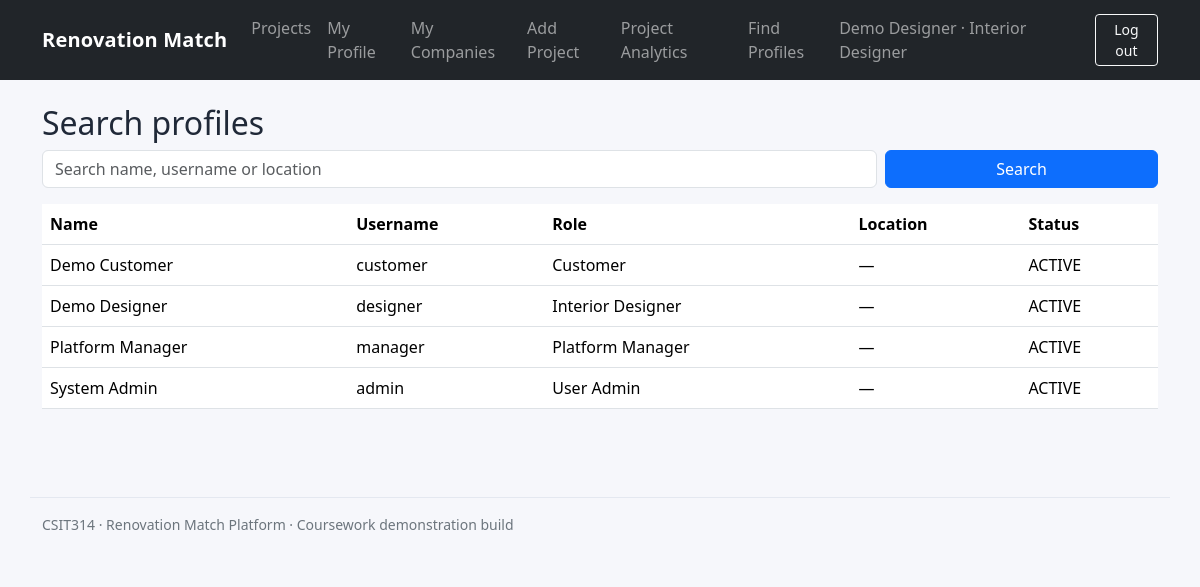
Page /profiles (signed in) on the committed database.
### tables this page shows
CREATE TABLE users (
                id INTEGER PRIMARY KEY AUTOINCREMENT,
                username TEXT NOT NULL UNIQUE,
                email TEXT NOT NULL UNIQUE,
                password_hash TEXT NOT NULL,
                role TEXT NOT NULL CHECK(role IN
                    ('USER_ADMIN','INTERIOR_DESIGNER','CUSTOMER','PLATFORM_MANAGER')),
                full_name TEXT NOT NULL,
                status TEXT NOT NULL DEFAULT 'ACTIVE'
                    CHECK(status IN ('ACTIVE','SUSPENDED')),
                created_at TEXT NOT NULL
            );

CREATE TABLE profiles (
                user_id INTEGER PRIMARY KEY REFERENCES users(id) ON DELETE CASCADE,
                phone TEXT DEFAULT '',
                location TEXT DEFAULT '',
                bio TEXT DEFAULT '',
                updated_at TEXT NOT NULL
            );

### backend/app/boundary/search_user_profile_boundary.py (the view)
@bp.get("/profiles")
@roles_required("USER_ADMIN", "PLATFORM_MANAGER", "INTERIOR_DESIGNER")
def profiles_search():
    return SearchUserProfileBoundary().submit_search(request.args.get("q", "").strip())

### backend/app/boundary/search_user_profile_boundary.py (called while the page is built)
    def submit_search(self, keyword: str):
        success, result = self.controller.search_user_profiles(keyword)
        if success:
            return self.show_results(result, keyword)
        return self.show_error(result, keyword)

    def show_results(self, rows, keyword: str):
        return render_template("profiles.html", rows=rows, q=keyword)

### backend/app/controller/search_user_profile_controller.py (called while the page is built)
    def search_user_profiles(self, keyword: str):
        try:
            return True, UserProfile.search_user_profiles(keyword)
        except Exception as e:
            return False, str(e)

### backend/app/entity/user_account.py (called while the page is built)
    @staticmethod
    def view_user_account(user_id: int):
        return db.one("SELECT * FROM users WHERE id=?", (user_id,))

### backend/app/entity/user_profile.py (called while the page is built)
    @staticmethod
    def search_user_profiles(keyword: str):
        like = f"%{keyword}%"
        return db.all("""SELECT u.id,u.username,u.full_name,u.role,u.status,p.location
                         FROM users u JOIN profiles p ON p.user_id=u.id
                         WHERE u.username LIKE ? OR u.full_name LIKE ? OR p.location LIKE ?
                         ORDER BY u.full_name""", (like, like, like))

### backend/app/services/auth.py (called while the page is built)
def load_current_user() -> None:
    uid = session.get("user_id")
    g.current_user = UserAccount.view_user_account(uid) if uid else None
    if g.current_user and g.current_user["status"] != "ACTIVE":
        session.clear()
        g.current_user = None

def current_user() -> dict | None:
    return g.get("current_user")

def roles_required(*roles: str):
    def decorator(fn: Callable):
        @wraps(fn)
        def wrapper(*args, **kwargs):
            user = current_user()
            if not user:
                if request.path.startswith("/api/"):
                    return jsonify(error="Login required"), 401
                flash("Please log in to continue.", "warning")
                return redirect(url_for("login_user_account.login"))
            if user["role"] not in roles:
                if request.path.startswith("/api/"):
                    return jsonify(error="You do not have permission for this action."), 403
                abort(403)
            return fn(*args, **kwargs)
        return wrapper
    return decorator

### backend/app/services/database.py (called while the page is built)
    def connect(self) -> sqlite3.Connection:
        conn = sqlite3.connect(self.path)
        conn.row_factory = sqlite3.Row
        conn.execute("PRAGMA foreign_keys = ON")
        return conn

    def one(self, sql: str, params: tuple = ()) -> sqlite3.Row | None:
        with self.connect() as conn:
            return conn.execute(sql, params).fetchone()

### frontend/templates/profiles.html
{% extends "base.html" %}{% block title %}Profile search{% endblock %}
{% block content %}<h1 class="h2">Search profiles</h1><form class="row g-2 mb-3"><div class="col-md-9"><input class="form-control" name="q" value="{{ q }}" placeholder="Search name, username or location"></div><div class="col-md-3"><button class="btn btn-primary w-100">Search</button></div></form>
<div class="table-responsive"><table class="table table-hover"><thead><tr><th>Name</th><th>Username</th><th>Role</th><th>Location</th><th>Status</th></tr></thead><tbody>{% for r in rows %}<tr><td>{{ r.full_name }}</td><td>{{ r.username }}</td><td>{{ r.role.replace('_',' ').title() }}</td><td>{{ r.location or '—' }}</td><td>{{ r.status }}</td></tr>{% else %}<tr><td colspan="5">No profiles found.</td></tr>{% endfor %}</tbody></table></div>{% endblock %}

### frontend/templates/base.html (shortened to what this page needs)
<!doctype html>
<html lang="en">
<head>
  <link href="https://cdn.jsdelivr.net/npm/bootstrap@5.3.3/dist/css/bootstrap.min.css" rel="stylesheet">
  <link href="{{ url_for('static', filename='style.css') }}" rel="stylesheet">
</head>
<body>
<nav class="navbar navbar-expand-lg navbar-dark bg-dark">
  <div class="container">
    <a class="navbar-brand" href="{{ url_for('view_dashboard.dashboard') if current_user else url_for('login_user_account.login') }}">Renovation Match</a>
    {% if current_user %}
    <div class="collapse navbar-collapse" id="nav">
      <ul class="navbar-nav me-auto">
        <li class="nav-item"><a class="nav-link" href="{{ url_for('view_project.projects') }}">Projects</a></li>
        <li class="nav-item"><a class="nav-link" href="{{ url_for('view_user_profile.profile') }}">My Profile</a></li>
        {% if current_user.role == 'USER_ADMIN' %}
          <li class="nav-item"><a class="nav-link" href="{{ url_for('view_user_account.users_list') }}">Users</a></li>
          <li class="nav-item"><a class="nav-link" href="{{ url_for('search_user_profile.profiles_search') }}">Profiles</a></li>
          <li class="nav-item"><a class="nav-link" href="{{ url_for('view_company.companies') }}">Companies</a></li>
          <li class="nav-item"><a class="nav-link" href="{{ url_for('view_category.categories') }}">Categories</a></li>
        {% elif current_user.role == 'INTERIOR_DESIGNER' %}
          <li class="nav-item"><a class="nav-link" href="{{ url_for('view_company.companies') }}">My Companies</a></li>
          <li class="nav-item"><a class="nav-link" href="{{ url_for('create_project.project_new') }}">Add Project</a></li>
          <li class="nav-item"><a class="nav-link" href="{{ url_for('view_project_analytics.analytics') }}">Project Analytics</a></li>
          <li class="nav-item"><a class="nav-link" href="{{ url_for('search_user_profile.profiles_search') }}">Find Profiles</a></li>
        {% elif current_user.role == 'CUSTOMER' %}
          <li class="nav-item"><a class="nav-link" href="{{ url_for('view_favourites.shortlist') }}">My Shortlist</a></li>
          <li class="nav-item"><a class="nav-link" href="{{ url_for('compare_favourites.compare') }}">Compare</a></li>
        {% endif %}
      </ul>
      <span class="navbar-text me-3">{{ current_user.full_name }} · {{ current_user.role.replace('_',' ').title() }}</span>
      <form method="post" action="{{ url_for('logout_user_account.logout') }}"><button class="btn btn-outline-light btn-sm">Log out</button></form>
    </div>
    {% endif %}
  </div>
</nav>
<main class="container py-4">
  {% block content %}{% endblock %}
</main>
<footer class="container pb-4 small text-secondary">CSIT314 · Renovation Match Platform · Coursework demonstration build</footer>
</body></html>

### frontend/static/style.css (style rules this page uses)
body { background: #f6f7fb; color: #202938; }
.navbar-brand { font-weight: 700; letter-spacing: .2px; }
.table { background: white; }
footer { border-top: 1px solid #e4e8f0; margin-top: 3rem; padding-top: 1rem; }

### rows in the picture
users: full_name "Demo Designer", role.replace "Interior Designer"
profiles: full_name "Demo Customer", username "customer", role.replace "Customer", location "—", status "ACTIVE"
profiles: full_name "Demo Designer", username "designer", role.replace "Interior Designer", location "—", status "ACTIVE"
profiles: full_name "Platform Manager", username "manager", role.replace "Platform Manager", location "—", status "ACTIVE"
profiles: full_name "System Admin", username "admin", role.replace "User Admin", location "—", status "ACTIVE"
